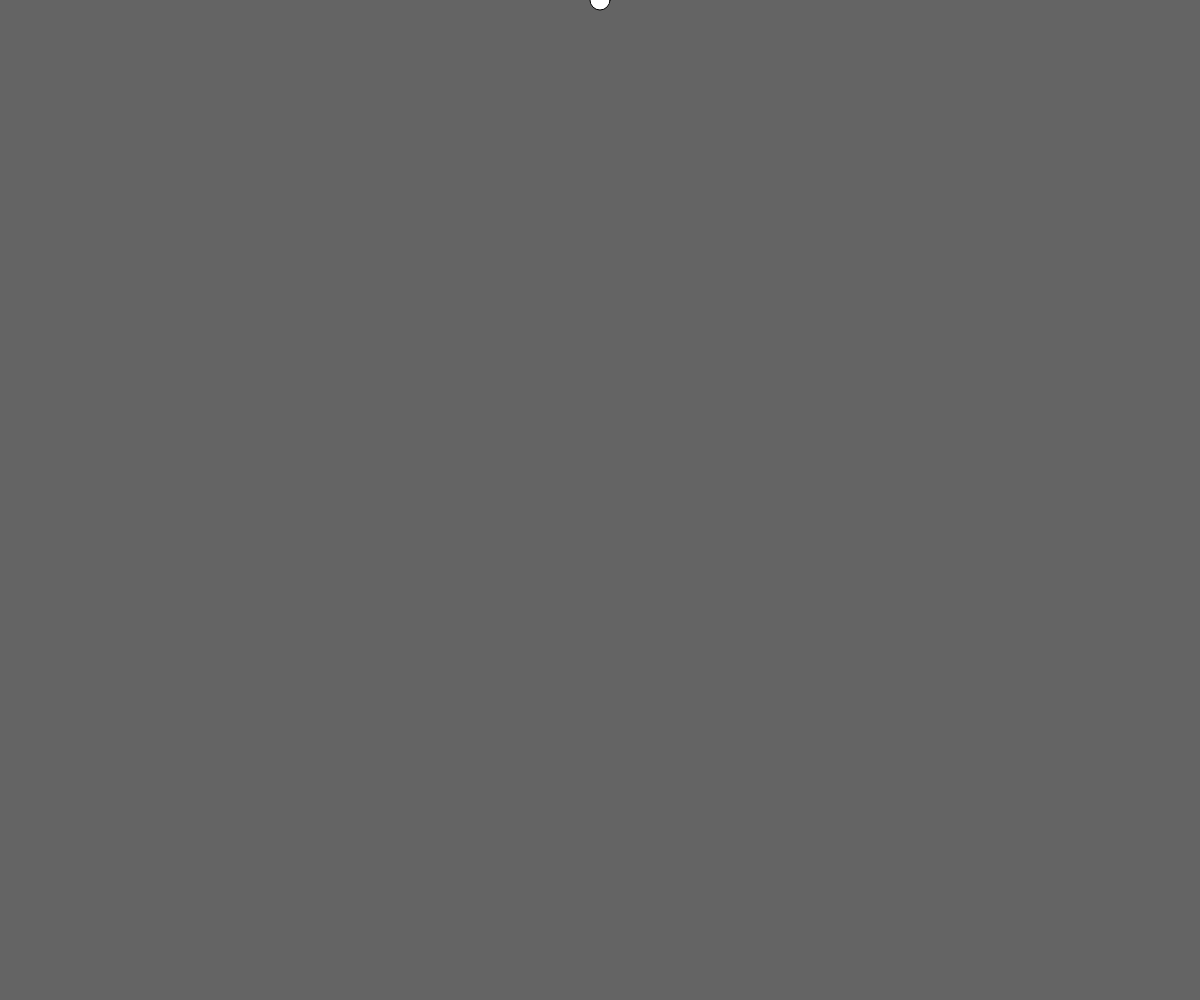
Frame 1 (no input)
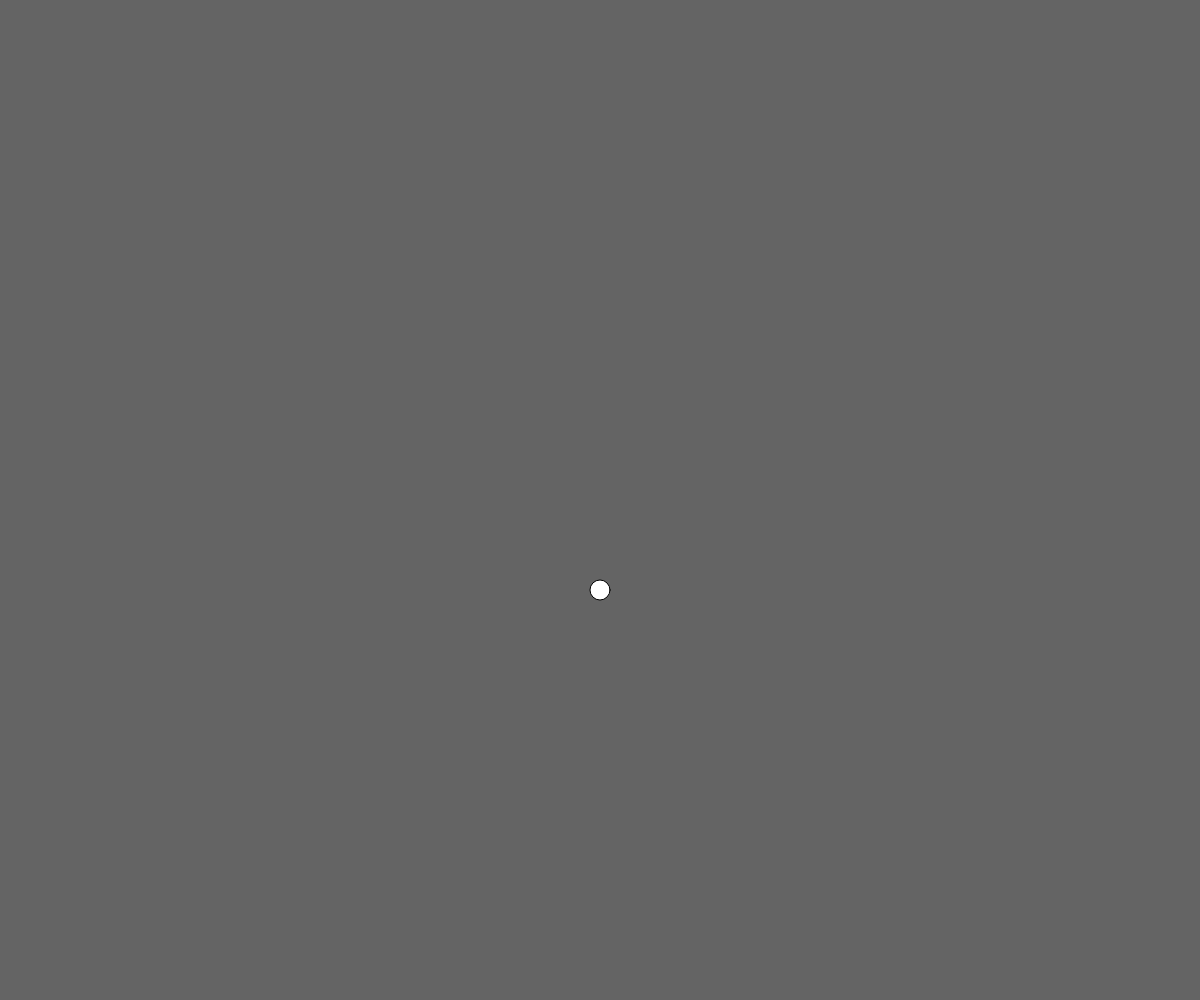
Frame 60 (no input)
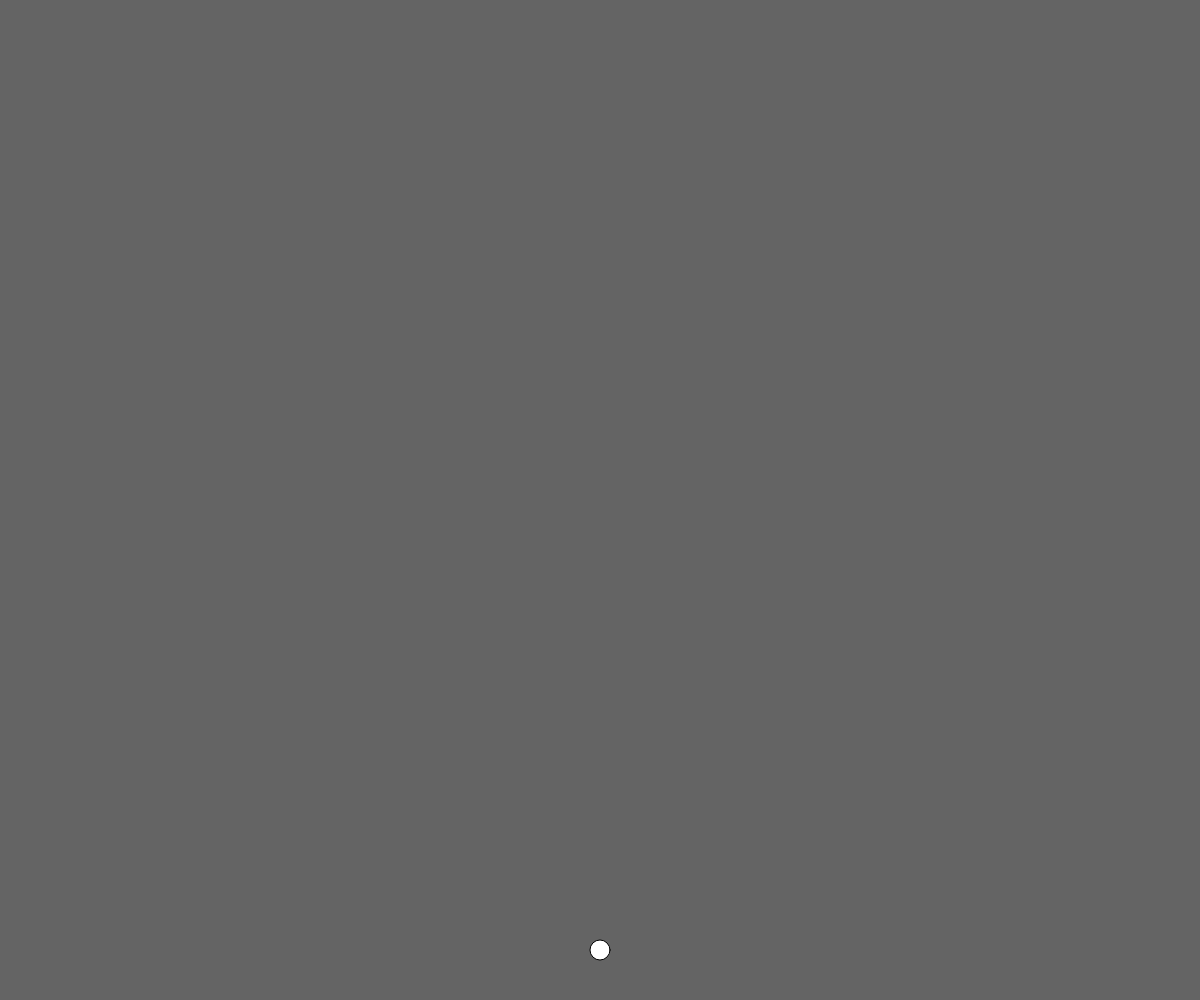
Frame 120 (the mouse pressed at the canvas centre since frame 60)

The p5.js sketch that drew these frames (run headless with seeded random() and noise() and a simulated clock; from frame 60 on, the mouse is pressed at the canvas centre):

// p5.js sketch
// ── sketch.js
var vx = 0;
var vy = 0;
var y = 0;

function setup() {
  createCanvas(windowWidth, windowHeight); 
  background(100);  
} 

function draw() {
	y = vy;
	background(100);
	ellipse(windowWidth/2, y, 20, 20);

	if(y > windowHeight - 60) {
    console.log('STOP');
  }else {
	vy += 10; 
  }
    
}
